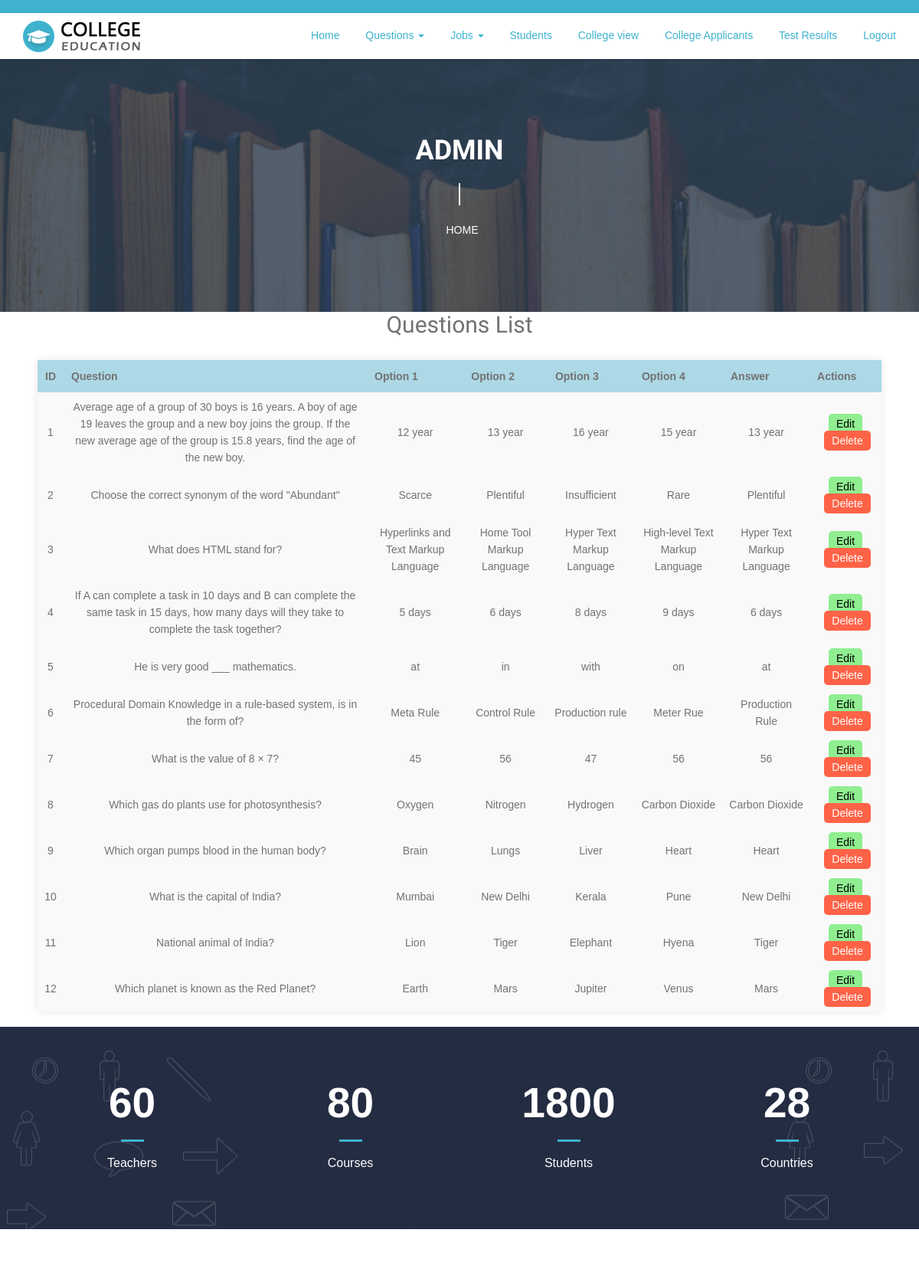
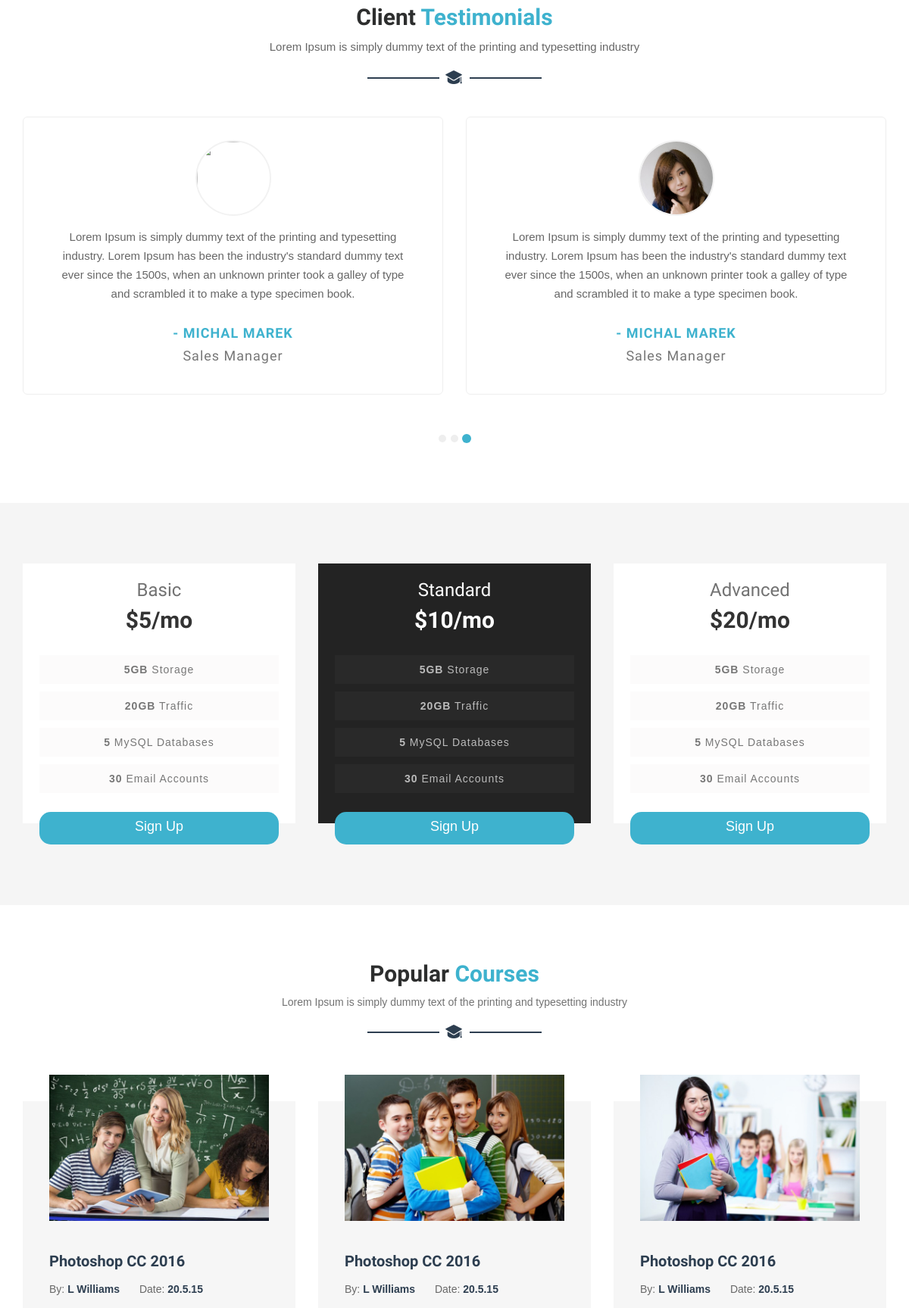
Page /show_questions (upper part) on the committed database (2 pictures, top to bottom).
### myapp/models.py (models this page shows)
class Question(models.Model):
    question = models.CharField(max_length=50, null=True)
    option1 = models.CharField(max_length=10, null=True)
    option2 = models.CharField(max_length=10, null=True)
    option3 = models.CharField(max_length=10, null=True)
    option4 = models.CharField(max_length=10, null=True)
    answer = models.CharField(max_length=10, null=True)

### myapp/views.py (the view)
def show_questions(request):
    questions = Question.objects.all()
    return render(
        request,
        "admin/show_questions.html",
        {"questions": questions}
    )

### templates/admin/show_questions.html (shortened to what this page needs)
{% extends 'admin/common.html' %}
{% load static %}
{% block content %}
<main class="main" style="padding: 20px; min-height: 100vh;">
    <h2 style="text-align:center; margin-bottom: 30px;">Questions List</h2>
    <table style="width: 95%; margin: 0 auto; border-collapse: collapse; box-shadow: 0 0 10px rgba(0,0,0,0.1);">
        <thead>
            <tr style="background-color: lightblue; text-align: center;">
                <th style="padding: 10px;">ID</th>
                <th style="padding: 10px;">Question</th>
                <th style="padding: 10px;">Option 1</th>
                <th style="padding: 10px;">Option 2</th>
                <th style="padding: 10px;">Option 3</th>
                <th style="padding: 10px;">Option 4</th>
                <th style="padding: 10px;">Answer</th>
                <th style="padding: 10px;">Actions</th>
            </tr>
        </thead>
        <tbody>
            {% for q in questions %}
            <tr style="text-align: center; background-color: #f9f9f9;">
                <td style="padding: 8px;">{{ forloop.counter }}</td>
                <td style="padding: 8px;">{{ q.question }}</td>
                <td style="padding: 8px;">{{ q.option1 }}</td>
                <td style="padding: 8px;">{{ q.option2 }}</td>
                <td style="padding: 8px;">{{ q.option3 }}</td>
                <td style="padding: 8px;">{{ q.option4 }}</td>
                <td style="padding: 8px;">{{ q.answer }}</td>
                <td style="padding: 8px;">
                    <a href="{% url 'edit_question' q.id %}" style="padding: 5px 10px; background-color: lightgreen; color: black; text-decoration: none; border-radius: 5px;">Edit</a>
                    <a href="{% url 'delete_question' q.id %}" style="padding: 5px 10px; background-color: tomato; color: white; text-decoration: none; border-radius: 5px; margin-left: 5px;">Delete</a>
                </td>
            </tr>
            {% empty %}
            <tr>
                <td colspan="8" style="text-align:center; padding: 15px;">No questions available.</td>
            </tr>
            {% endfor %}
        </tbody>
    </table>
</main>
{% endblock %}

### static/css/style.css (style rules this page uses)
* { margin: 0; padding: 0; }
body { font-family: 'Open Sans', sans-serif; font-size: 14px; line-height: 1.57143; font-weight: 400; color: #727272; }
h1, h2, h3, h4, h5, h6 { font-family: 'Raleway', sans-serif; margin-top: 0; }
a { color: #666666; transition: all 0.3s ease 0s; }
a, a:hover, a:active, a:focus { outline: none; text-decoration: none; }
body { font-family: Arial; }
* { box-sizing: border-box; }

### rows in the picture
Question: question "Average age of a group of 30 boys is 16 years. A boy of age 19 leaves the group and a new boy joins the group. If the new average age of the group is 15.8 years, find the age of the new boy.", option1 "12 year", option2 "13 year", option3 "16 year", option4 "15 year", answer "13 year"
Question: question "Choose the correct synonym of the word \"Abundant\"", option1 "Scarce", option2 "Plentiful", option3 "Insufficient", option4 "Rare", answer "Plentiful"
Question: question "What does HTML stand for?", option1 "Hyperlinks and Text Markup Language", option2 "Home Tool Markup Language", option3 "Hyper Text Markup Language", option4 "High-level Text Markup Language", answer "Hyper Text Markup Language"
Question: question "If A can complete a task in 10 days and B can complete the same task in 15 days, how many days will they take to complete the task together?", option1 "5 days", option2 "6 days", option3 "8 days", option4 "9 days", answer "6 days"
Question: question "He is very good ___ mathematics.", option1 "at", option2 "in", option3 "with", option4 "on", answer "at"
Question: question "Procedural Domain Knowledge in a rule-based system, is in the form of?", option1 "Meta Rule", option2 "Control Rule", option3 "Production rule", option4 "Meter Rue", answer "Production Rule"
Question: question "What is the value of 8 × 7?", option1 "45", option2 "56", option3 "47", option4 "56", answer "56"
Question: question "Which gas do plants use for photosynthesis?", option1 "Oxygen", option2 "Nitrogen", option3 "Hydrogen", option4 "Carbon Dioxide", answer "Carbon Dioxide"
Question: question "Which organ pumps blood in the human body?", option1 "Brain", option2 "Lungs", option3 "Liver", option4 "Heart", answer "Heart"
Question: question "What is the capital of India?", option1 "Mumbai", option2 "New Delhi", option3 "Kerala", option4 "Pune", answer "New Delhi"
Question: question "National animal of India?", option1 "Lion", option2 "Tiger", option3 "Elephant", option4 "Hyena", answer "Tiger"
Question: question "Which planet is known as the Red Planet?", option1 "Earth", option2 "Mars", option3 "Jupiter", option4 "Venus", answer "Mars"
